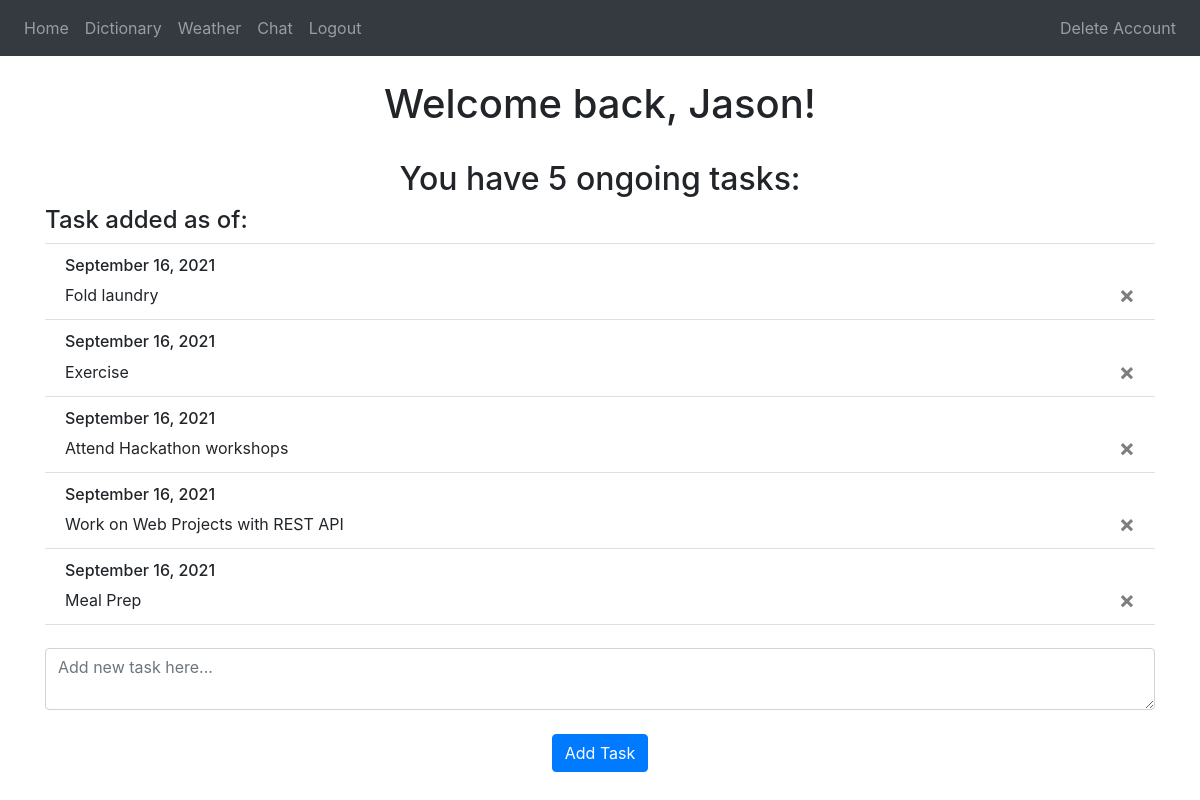
/ (signed in), run on an earlier commit of the app's database.
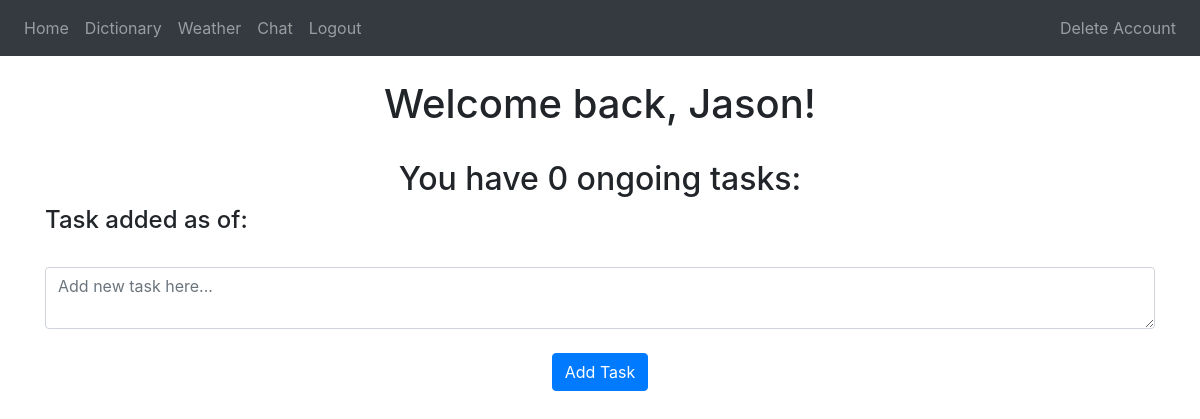
And on a later commit of the database.
### website/models.py (models this page shows)
class User(db.Model, UserMixin):
    id = db.Column(db.Integer, primary_key=True)
    email = db.Column(db.String(150), unique=True)
    password = db.Column(db.String(150))
    first_name = db.Column(db.String(150))
    tasks = db.relationship('Task')
    cities = db.relationship('City')

class Task(db.Model):
    id = db.Column(db.Integer, primary_key=True)
    data = db.Column(db.String(1000))
    date = db.Column(db.DateTime(timezone=True), default=func.now())
    user_id = db.Column(db.Integer, db.ForeignKey('user.id'))

### website/views.py (the view, shortened to what this page needs)
@views.route('/', methods=['GET', 'POST'])
@login_required
def home():
    return render_template("home.html", user=current_user)

### website/__init__.py (called while the page is built)
def create_app():
    app = Flask(__name__) # Refers the name of the current file
    app.config['SECRET_KEY'] = 'my first web'
    app.config['SQLALCHEMY_TRACK_MODIFICATIONS'] = False
    app.config['SQLALCHEMY_DATABASE_URI'] = f'sqlite:///{DB_NAME}'
    db.init_app(app)
    from .views import views
    from .auth import auth
    app.register_blueprint(views, url_prefix='/')
    app.register_blueprint(auth, url_prefix='/')
    from .models import User
    create_database(app)
    login_manager = LoginManager()
    login_manager.login_view = 'auth.login'
    login_manager.init_app(app)
    @login_manager.user_loader
    def load_user(id):
        return User.query.get(int(id))
    return app

### website/templates/home.html (shortened to what this page needs)
{% extends "base.html" %} {% block title %}Home{% endblock %}
{% block content %}
<br />
<h1 align="center">Welcome back, {{ user.first_name }}!</h1>
<br />
<ul class="list-group list-group-flush" id="tasks">
    <h2 align="center">You have {{ user.tasks | length }} ongoing tasks:</h2>
    <h4>Task added as of: </h4>
    {% for task in user.tasks %}
    <li class="list-group-item" id="fade-in">
        <h6>{{ task.date.strftime("%B %d, %Y") }}</h6> {{ task.data }}
        <button type="button" class="close" onClick="deleteTask({{ task.id }})">
            <span aria-hidden="true">&times;</span>
        </button>
    </li>
    {% endfor %}
</ul>
<form method="POST">
    <br />
    <textarea name="task" id="task" placeholder="Add new task here..." class="form-control"></textarea>
    <br />
    <div align="center">
        <button type="submit" class="btn btn-primary">Add Task</button>
    </div>
</form>
{% endblock %}

### website/templates/base.html (shortened to what this page needs)
<!DOCTYPE html>
<html>
<head>
    <link rel="stylesheet" href="https://stackpath.bootstrapcdn.com/bootstrap/4.3.1/css/bootstrap.min.css"
 />
    <link rel="stylesheet" href="..\static\style.css" />
</head>
<body>
    <nav class="navbar navbar-expand-lg navbar-dark bg-dark">
        <div class="collapse navbar-collapse" id="navbar">
            <div class="navbar-nav">
                {% if user.is_authenticated %}
                <a class="nav-item nav-link" id="home" href="/">Home</a>
                <a class="nav-item nav-link" id="words" href="/words_search">Dictionary</a>
                <a class="nav-item nav-link" id="weather" href="/weather">Weather</a>
                <a class="nav-item nav-link" id="chat" href="/chat">Chat</a>
                <a class="nav-item nav-link" id="logout" href="/logout">Logout</a>
                {% else %}
                <a class="nav-item nav-link" id="login" href="/login">Login</a>
                <a class="nav-item nav-link" id="signUp" href="/sign-up">Sign Up</a>
                {% endif %}
            </div>
            <div class="navbar-nav ml-auto">
                {% if user.is_authenticated %}
                <a class="nav-item nav-link" id="delete" href="/delete">Delete Account</a>
                {% endif %}
            </div>
        </div>
    </nav>
    <div class="container">
        {% block content %} {% endblock %}
    </div>
</body>
</html>

What changed in the data, as far as the page shows it:
removed Task: date "September 16, 2021", data "Fold laundry"
removed Task: date "September 16, 2021", data "Exercise"
removed Task: date "September 16, 2021", data "Attend Hackathon workshops"
removed Task: date "September 16, 2021", data "Work on Web Projects with REST API"
removed Task: date "September 16, 2021", data "Meal Prep"
Also different on the page:
{{ user.tasks | length }}: "5" → "0"
